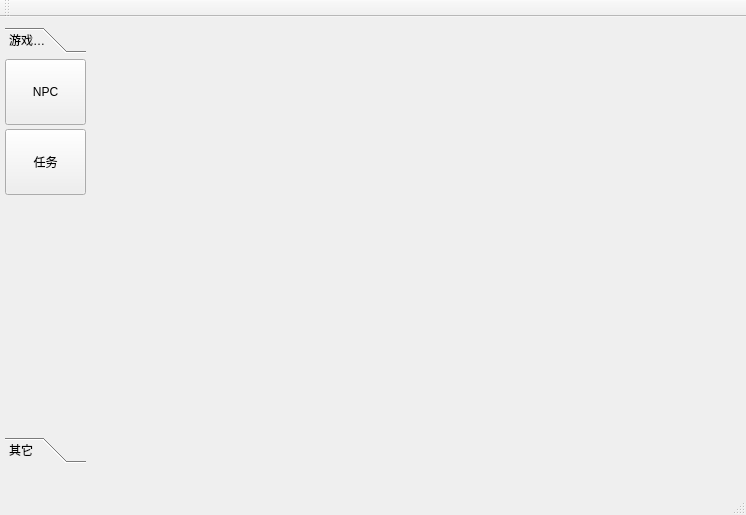
<?xml version="1.0" encoding="UTF-8"?>
<ui version="4.0">
 <class>coeus_editorClass</class>
 <widget class="QMainWindow" name="coeus_editorClass">
  <property name="geometry">
   <rect>
    <x>0</x>
    <y>0</y>
    <width>746</width>
    <height>515</height>
   </rect>
  </property>
  <property name="windowTitle">
   <string>coeus_editor</string>
  </property>
  <widget class="QWidget" name="centralWidget">
   <widget class="QToolBox" name="toolBox">
    <property name="geometry">
     <rect>
      <x>5</x>
      <y>10</y>
      <width>81</width>
      <height>436</height>
     </rect>
    </property>
    <property name="currentIndex">
     <number>0</number>
    </property>
    <widget class="QWidget" name="page">
     <property name="geometry">
      <rect>
       <x>0</x>
       <y>0</y>
       <width>81</width>
       <height>384</height>
      </rect>
     </property>
     <attribute name="label">
      <string>游戏数据</string>
     </attribute>
     <widget class="QPushButton" name="pushButton">
      <property name="geometry">
       <rect>
        <x>0</x>
        <y>0</y>
        <width>81</width>
        <height>66</height>
       </rect>
      </property>
      <property name="text">
       <string>NPC</string>
      </property>
     </widget>
     <widget class="QPushButton" name="pushButton_2">
      <property name="geometry">
       <rect>
        <x>0</x>
        <y>70</y>
        <width>81</width>
        <height>66</height>
       </rect>
      </property>
      <property name="text">
       <string>任务</string>
      </property>
     </widget>
    </widget>
    <widget class="QWidget" name="page_2">
     <property name="geometry">
      <rect>
       <x>0</x>
       <y>0</y>
       <width>81</width>
       <height>384</height>
      </rect>
     </property>
     <attribute name="label">
      <string>其它</string>
     </attribute>
    </widget>
   </widget>
   <widget class="QStackedWidget" name="stackedWidget">
    <property name="geometry">
     <rect>
      <x>90</x>
      <y>10</y>
      <width>646</width>
      <height>436</height>
     </rect>
    </property>
    <property name="currentIndex">
     <number>0</number>
    </property>
    <widget class="QWidget" name="page_3"/>
    <widget class="QWidget" name="page_4"/>
   </widget>
  </widget>
  <widget class="QMenuBar" name="menuBar">
   <property name="geometry">
    <rect>
     <x>0</x>
     <y>0</y>
     <width>746</width>
     <height>23</height>
    </rect>
   </property>
  </widget>
  <widget class="QToolBar" name="mainToolBar">
   <attribute name="toolBarArea">
    <enum>TopToolBarArea</enum>
   </attribute>
   <attribute name="toolBarBreak">
    <bool>false</bool>
   </attribute>
  </widget>
  <widget class="QStatusBar" name="statusBar"/>
 </widget>
 <layoutdefault spacing="6" margin="11"/>
 <resources>
  <include location="coeus_editor.qrc"/>
 </resources>
 <connections/>
</ui>
